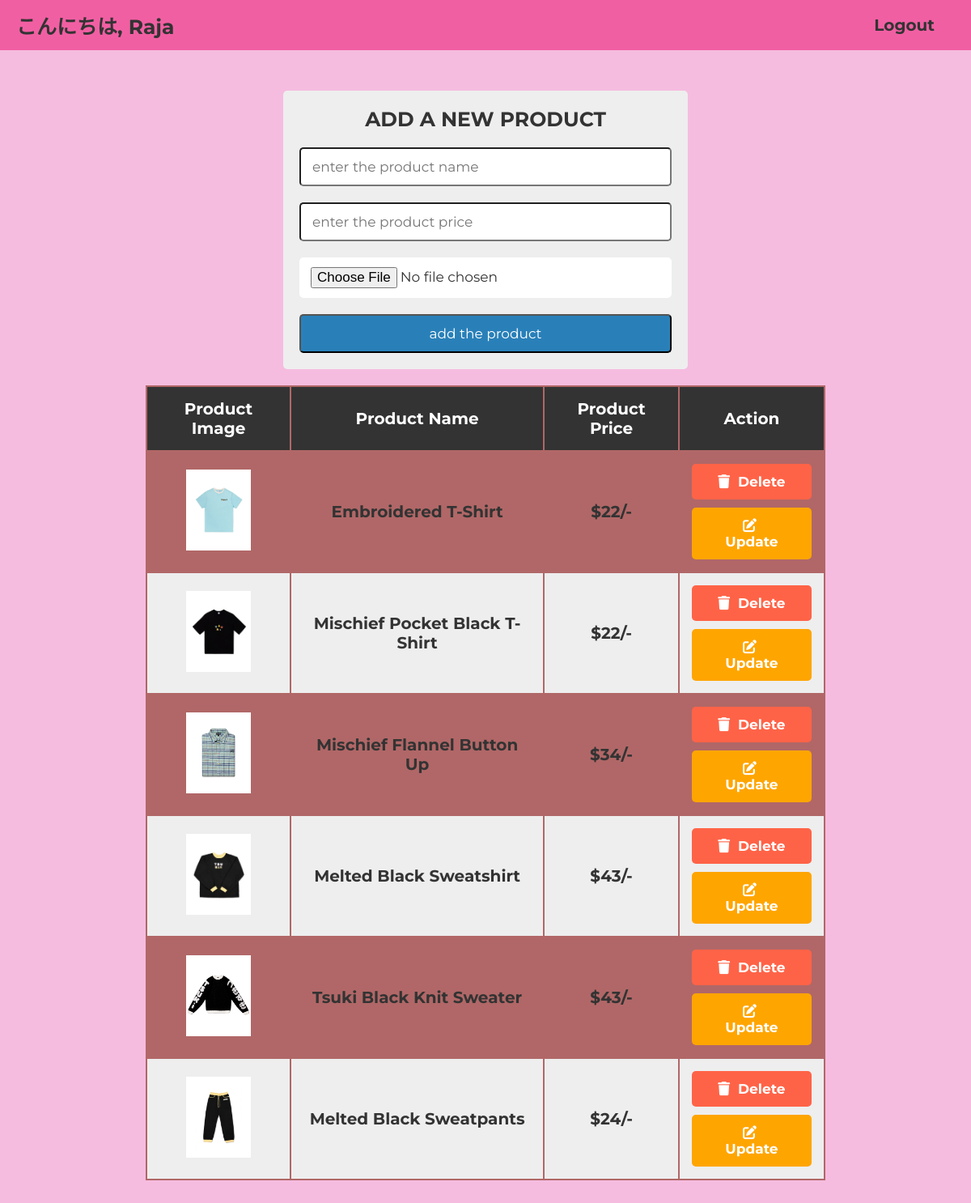
Screenshot of /admin.php (signed in) with the database file from the repository.
### tables this page shows
CREATE TABLE `products` (
  `id` int(255) NOT NULL,
  `name` varchar(255) NOT NULL,
  `price` varchar(255) NOT NULL,
  `image` varchar(255) NOT NULL
);

### admin.php (the view, shortened to what this page needs)
<?php
    include 'db_conn.php';
        if (isset($_SESSION['id']) && isset($_SESSION['user_name'])) {
?>
<!DOCTYPE html>
<html lang="en">
    <head>
        <link rel="stylesheet" href="style/admin.css">
        <link rel="stylesheet" href="https://stackpath.bootstrapcdn.com/font-awesome/4.7.0/css/font-awesome.min.css">
        <link rel="stylesheet" href="https://cdnjs.cloudflare.com/ajax/libs/font-awesome/6.2.1/css/all.min.css">
    </head>
    <body>
        <?php
            include 'header.php';
        ?>
        <div class="container">
            <section id="crud">
                <form action="" method="post" class="add-product-form" enctype="multipart/form-data">
                    <h3>Add a New Product</h3>
                    <input type="text" name="p_name" placeholder="enter the product name" class="box" required>
                    <input type="number" name="p_price" min="0" placeholder="enter the product price" class="box" required>
                    <input type="file" name="p_image" accept="image/png, image/jpg, image/jpeg" class="box" required>
                    <input type="submit" value="add the product" name="add_product" class="btn">
                </form>
            </section>
        </div>
        <section class="display-product-table">
            <table>
                <thead>
                    <th>Product Image</th>
                    <th>Product Name</th>
                    <th>Product Price</th>
                    <th>Action</th>
                </thead>
                <tbody>
                    <?php
                        $select_products = mysqli_query($conn, "SELECT * FROM products");
                        if (mysqli_num_rows($select_products) > 0) {
                            while ($row = mysqli_fetch_assoc($select_products)) {
                                ?>
                            <tr>
                                <td><img src="uploaded_img/<?php echo $row['image']; ?>" height="100" alt=""></td>
                                <td><?php echo $row['name']; ?></td>
                                <td>$<?php echo $row['price']; ?>/-</td>
                                <td>
                                    <a href="admin.php?delete=<?php echo $row['id']; ?>" class="delete-btn" onclick="return confirm('Are you sure you want to delete this?');"><i class="fas fa-trash"></i> Delete </a>
                                    <a href="admin.php?edit=<?php echo $row['id']; ?>" class="option-btn"><i class="fas fa-edit"></i> Update </a>
                                </td>
                            </tr>
                            <?php
                            };
                        }else{
                            echo "<div class='empty'>No Product Added</div>";
                        }
                    ?>
                </tbody>
            </table>
        </section>
    </body>
</html>
<?php
    }else {
        header("Location: login.php");
        exit();
    }
?>

### style/admin.css (style rules this page uses)
:root { --blue: #2980b9; --red: tomato; --dgr: red; --orange: orange; --black: #333; --white: #fff; --pink: #f15fa3; --green: #37f713; --yellow: yellow; --bg-color: #eee; --box-shadow: 0 .5rem 1rem rgba(0,0,0,.1); --border: .1rem solid #999; }
body { background-color: rgb(245, 188, 223); }
* { margin: 0; padding: 0; box-sizing: border-box; font-family: "Montserrat", sans-serif; }
html { font-size: 62.5%; overflow-x: hidden; }
.container { max-width: 1200px; margin: 0 auto; }
#crud { padding: 2rem; }
.btn, .option-btn, .delete-btn { display: block; width: 100%; text-align: center; background-color: var(--blue); color: var(--white); font-size: 1.7rem; padding: 1.2rem 3rem; border-radius: 0.5rem; cursor: pointer; margin-top: 1rem; }
.option-btn i, .delete-btn i { padding-right: 0.5rem; }
.option-btn { background-color: var(--orange); }
.delete-btn { margin-top: 0; background-color: var(--red); }
.add-product-form { max-width: 50rem; background-color: var(--bg-color); border-radius: 0.5rem; padding: 2rem; margin: 0 auto; margin-top: 2rem; }
.add-product-form h3 { font-size: 2.5rem; margin-bottom: 1rem; color: var(--black); text-transform: uppercase; text-align: center; }
.add-product-form .box { text-transform: none; padding: 1.2rem 1.4rem; font-size: 1.7rem; color: var(--black); border-radius: 0.5rem; background-color: var(--white); margin: 1rem 0; width: 100%; }
.display-product-table table { width: 70%; text-align: center; margin: 0 auto; background-color: rgb(177, 103, 103); margin-bottom: 5rem; }
.display-product-table table tr:nth-child(even) { background-color: var(--bg-color); }
.display-product-table table tr td { padding: 1.5rem; font-size: 2rem; font-weight: bold; color: var(--black); }
.display-product-table table tr td:first-child { padding: 0; }
.display-product-table table thead th { padding: 1.5rem; font-size: 2rem; background-color: var(--black); color: var(--white); }
a { text-decoration: none; }

### rows the page displays
products: image (picture), name "Embroidered T-Shirt", price "22"
products: image (picture), name "Mischief Pocket Black T-Shirt", price "22"
products: image (picture), name "Mischief Flannel Button Up", price "34"
products: image (picture), name "Melted Black Sweatshirt", price "43"
products: image (picture), name "Tsuki Black Knit Sweater", price "43"
products: image (picture), name "Melted Black Sweatpants", price "24"

### other values shown
$_SESSION['name'] "Raja"
